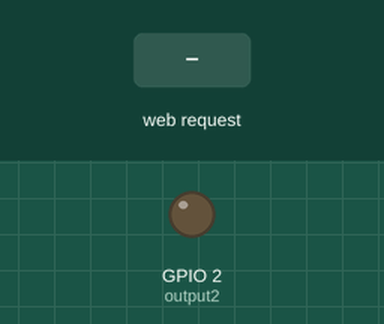
The sketch below on a simulated ESP32. On the bench: output pins drawn as LEDs (lit = HIGH). Inputs (shaded band) come from the test bench. WiFi joins after 1.5 s; servers stay silent unless stated; what the sketch prints to the serial monitor is not drawn.

Above: at 5.7 s.
5.8 s: HTTP request GET /2/on received
At 7.0 s:
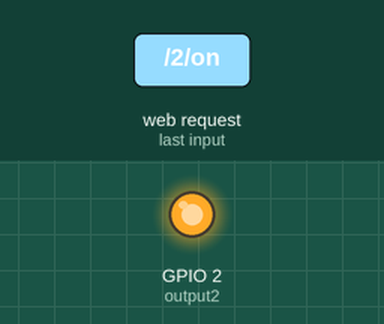
7.3 s: HTTP request GET /2/off received
At 8.2 s:
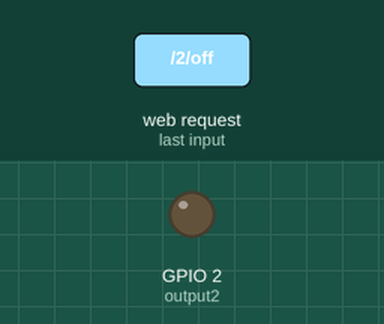
Timing chart, 0 to 10.3 s (numbered marks = the images above; inputs shaded):
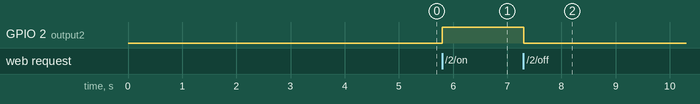

The sketch:

5-2.ino
```cpp
// Import required libraries
#include <WiFi.h>
#include <AsyncTCP.h>
#include <ESPAsyncWebSrv.h>

// Replace with your network credentials
const char* ssid = "REPLACE_WITH_YOUR_SSID";
const char* password = "REPLACE_WITH_YOUR_PASSWORD";

// 현재 출력 상태를 저장하는 보조 변수
String output2State = "off";

// GPIO 핀에 출력 변수 할당
const int output2 = 2;

// Create AsyncWebServer object on port 80
AsyncWebServer server(80);

const char index_html[] PROGMEM = R"rawliteral(
<!DOCTYPE html>
<html>
<head>
  <meta charset="utf-8">
  <meta name="viewport" content="width=device-width, initial-scale=1">
  <link rel="icon" href="data:,">
  <style>
    html { font-family: Helvetica; display: inline-block;
            margin: 0px auto; text-align: center; }
    .button { background-color: #4CAF50; border: none;
              color: white; padding: 16px 40px; text-decoration: none;
              font-size: 30px; margin: 2px; cursor: pointer; }
    .button2 { background-color: #555555; }
  </style>
</head>
<body>
  <h1>ESP32 웹 서버</h1>
  <p>GPIO 2 - 상태 %STATE%</p>
  %BUTTON%
</body>
</html>
)rawliteral";

// Replaces placeholder with button section in your web page
String processor(const String& var){
  //Serial.println(var);
  if(var == "STATE")
  {
    return output2State;
  }
  if(var == "BUTTON"){
    String buttons = "";

    if (output2State == "off")
    {
      buttons += "<p><a href=\"/2/on\"> \
                  <button class=\"button\">ON</button></a></p>";
    }
    else
    {
      buttons += "<p><a href=\"/2/off\"> \
                  <button class=\"button button2\">OFF</button></a></p>";
    }
    return buttons;
  }
  return String();
}

void setup(){
  // Serial port for debugging purposes
  Serial.begin(115200);
  delay(3000);

  // 출력 변수를 출력으로 초기화
  pinMode(output2, OUTPUT);
  // 출력을 LOW로 설정
  digitalWrite(output2, LOW);

  // SSID와 비밀번호로 Wi-Fi 네트워크에 연결
  Serial.print("연결 중: ");
  Serial.println(ssid);
  WiFi.begin(ssid, password);
  while (WiFi.status() != WL_CONNECTED) {
    delay(500);
    Serial.print(".");
  }
  // 로컬 IP 주소 출력 및 웹 서버 시작
  Serial.println("");
  Serial.println("Wi-Fi 연결됨.");
  Serial.println("IP 주소: ");
  Serial.println(WiFi.localIP());

  // Route for root / web page
  server.on("/", HTTP_GET, [](AsyncWebServerRequest *request){
    request->send_P(200, "text/html", index_html, processor);
  });

  // Send a GET request to <ESP_IP>/2/on
  server.on("/2/on", HTTP_GET, [] (AsyncWebServerRequest *request) {
    Serial.println("GPIO 2 ON");
    output2State = "on";
    digitalWrite(output2, HIGH);
    request->send_P(200, "text/html", index_html, processor);
  });

  // Send a GET request to <ESP_IP>/2/off
  server.on("/2/off", HTTP_GET, [] (AsyncWebServerRequest *request) {
    Serial.println("GPIO 2 OFF");
    output2State = "off";
    digitalWrite(output2, LOW);
    request->send_P(200, "text/html", index_html, processor);
  });

  // Start server
  server.begin();
}

void loop() {

}
```

Measured:
- after the input at 5.8 s, GPIO 2 (output2): LOW → HIGH at once
- after the input at 7.3 s, GPIO 2 (output2): HIGH → LOW at once
